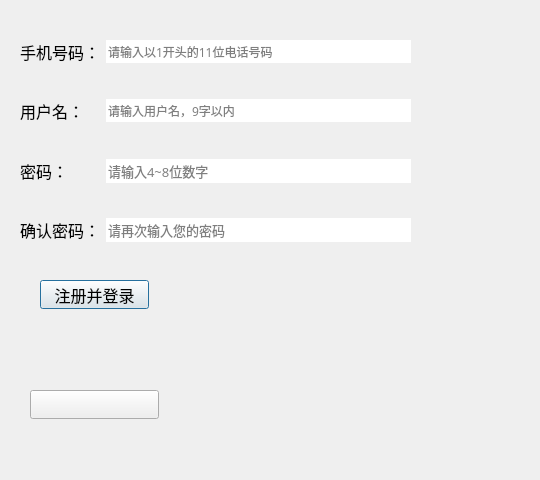
<?xml version="1.0" encoding="UTF-8"?>
<ui version="4.0">
 <class>registrationWindows</class>
 <widget class="QDialog" name="registrationWindows">
  <property name="geometry">
   <rect>
    <x>0</x>
    <y>0</y>
    <width>540</width>
    <height>480</height>
   </rect>
  </property>
  <property name="font">
   <font>
    <pointsize>12</pointsize>
   </font>
  </property>
  <property name="windowTitle">
   <string>Dialog</string>
  </property>
  <widget class="QWidget" name="widget" native="true">
   <property name="geometry">
    <rect>
     <x>20</x>
     <y>40</y>
     <width>391</width>
     <height>202</height>
    </rect>
   </property>
   <property name="font">
    <font>
     <family>楷体</family>
     <pointsize>12</pointsize>
    </font>
   </property>
   <layout class="QGridLayout" name="gridLayout">
    <item row="3" column="1">
     <widget class="QLineEdit" name="usernameinput">
      <property name="font">
       <font>
        <pointsize>9</pointsize>
       </font>
      </property>
      <property name="mouseTracking">
       <bool>false</bool>
      </property>
      <property name="text">
       <string/>
      </property>
      <property name="maxLength">
       <number>9</number>
      </property>
      <property name="frame">
       <bool>false</bool>
      </property>
      <property name="placeholderText">
       <string>请输入用户名，9字以内</string>
      </property>
     </widget>
    </item>
    <item row="3" column="0">
     <widget class="QLabel" name="usernamelabel">
      <property name="font">
       <font>
        <family>楷体</family>
        <pointsize>12</pointsize>
       </font>
      </property>
      <property name="text">
       <string>用户名：</string>
      </property>
     </widget>
    </item>
    <item row="4" column="1">
     <spacer name="verticalSpacer_6">
      <property name="orientation">
       <enum>Qt::Vertical</enum>
      </property>
      <property name="sizeHint" stdset="0">
       <size>
        <width>20</width>
        <height>20</height>
       </size>
      </property>
     </spacer>
    </item>
    <item row="7" column="1">
     <widget class="QLineEdit" name="recodeinput">
      <property name="font">
       <font>
        <pointsize>10</pointsize>
       </font>
      </property>
      <property name="mouseTracking">
       <bool>false</bool>
      </property>
      <property name="maxLength">
       <number>8</number>
      </property>
      <property name="frame">
       <bool>false</bool>
      </property>
      <property name="echoMode">
       <enum>QLineEdit::Password</enum>
      </property>
      <property name="placeholderText">
       <string>请再次输入您的密码</string>
      </property>
     </widget>
    </item>
    <item row="5" column="1">
     <widget class="QLineEdit" name="codeinput">
      <property name="font">
       <font>
        <family>楷体</family>
        <pointsize>10</pointsize>
       </font>
      </property>
      <property name="mouseTracking">
       <bool>false</bool>
      </property>
      <property name="text">
       <string/>
      </property>
      <property name="maxLength">
       <number>8</number>
      </property>
      <property name="frame">
       <bool>false</bool>
      </property>
      <property name="echoMode">
       <enum>QLineEdit::Password</enum>
      </property>
      <property name="placeholderText">
       <string>请输入4~8位数字</string>
      </property>
     </widget>
    </item>
    <item row="6" column="1">
     <spacer name="verticalSpacer_4">
      <property name="orientation">
       <enum>Qt::Vertical</enum>
      </property>
      <property name="sizeHint" stdset="0">
       <size>
        <width>20</width>
        <height>20</height>
       </size>
      </property>
     </spacer>
    </item>
    <item row="5" column="0">
     <widget class="QLabel" name="codelabel">
      <property name="font">
       <font>
        <family>楷体</family>
        <pointsize>12</pointsize>
       </font>
      </property>
      <property name="text">
       <string>密码：</string>
      </property>
     </widget>
    </item>
    <item row="2" column="0">
     <spacer name="verticalSpacer">
      <property name="orientation">
       <enum>Qt::Vertical</enum>
      </property>
      <property name="sizeHint" stdset="0">
       <size>
        <width>20</width>
        <height>20</height>
       </size>
      </property>
     </spacer>
    </item>
    <item row="2" column="1">
     <spacer name="verticalSpacer_2">
      <property name="orientation">
       <enum>Qt::Vertical</enum>
      </property>
      <property name="sizeHint" stdset="0">
       <size>
        <width>20</width>
        <height>20</height>
       </size>
      </property>
     </spacer>
    </item>
    <item row="6" column="0">
     <spacer name="verticalSpacer_3">
      <property name="orientation">
       <enum>Qt::Vertical</enum>
      </property>
      <property name="sizeHint" stdset="0">
       <size>
        <width>20</width>
        <height>20</height>
       </size>
      </property>
     </spacer>
    </item>
    <item row="4" column="0">
     <spacer name="verticalSpacer_5">
      <property name="orientation">
       <enum>Qt::Vertical</enum>
      </property>
      <property name="sizeHint" stdset="0">
       <size>
        <width>20</width>
        <height>20</height>
       </size>
      </property>
     </spacer>
    </item>
    <item row="7" column="0">
     <widget class="QLabel" name="recodelabel">
      <property name="font">
       <font>
        <family>楷体</family>
        <pointsize>12</pointsize>
       </font>
      </property>
      <property name="text">
       <string>确认密码：</string>
      </property>
     </widget>
    </item>
    <item row="0" column="1">
     <widget class="QLineEdit" name="phoneinput">
      <property name="font">
       <font>
        <family>楷体</family>
        <pointsize>9</pointsize>
       </font>
      </property>
      <property name="mouseTracking">
       <bool>false</bool>
      </property>
      <property name="text">
       <string/>
      </property>
      <property name="maxLength">
       <number>11</number>
      </property>
      <property name="frame">
       <bool>false</bool>
      </property>
      <property name="placeholderText">
       <string>请输入以1开头的11位电话号码</string>
      </property>
     </widget>
    </item>
    <item row="0" column="0">
     <widget class="QLabel" name="phonelabel">
      <property name="font">
       <font>
        <family>楷体</family>
        <pointsize>12</pointsize>
       </font>
      </property>
      <property name="text">
       <string>手机号码：</string>
      </property>
     </widget>
    </item>
   </layout>
  </widget>
  <widget class="QPushButton" name="registrationbtn">
   <property name="geometry">
    <rect>
     <x>40</x>
     <y>280</y>
     <width>109</width>
     <height>29</height>
    </rect>
   </property>
   <property name="font">
    <font>
     <family>楷体</family>
     <pointsize>12</pointsize>
    </font>
   </property>
   <property name="text">
    <string>注册并登录</string>
   </property>
  </widget>
  <widget class="QPushButton" name="backmainbtn">
   <property name="geometry">
    <rect>
     <x>30</x>
     <y>390</y>
     <width>129</width>
     <height>29</height>
    </rect>
   </property>
   <property name="font">
    <font>
     <family>楷体</family>
     <pointsize>12</pointsize>
    </font>
   </property>
   <property name="text">
    <string/>
   </property>
  </widget>
 </widget>
 <resources/>
 <connections/>
</ui>
